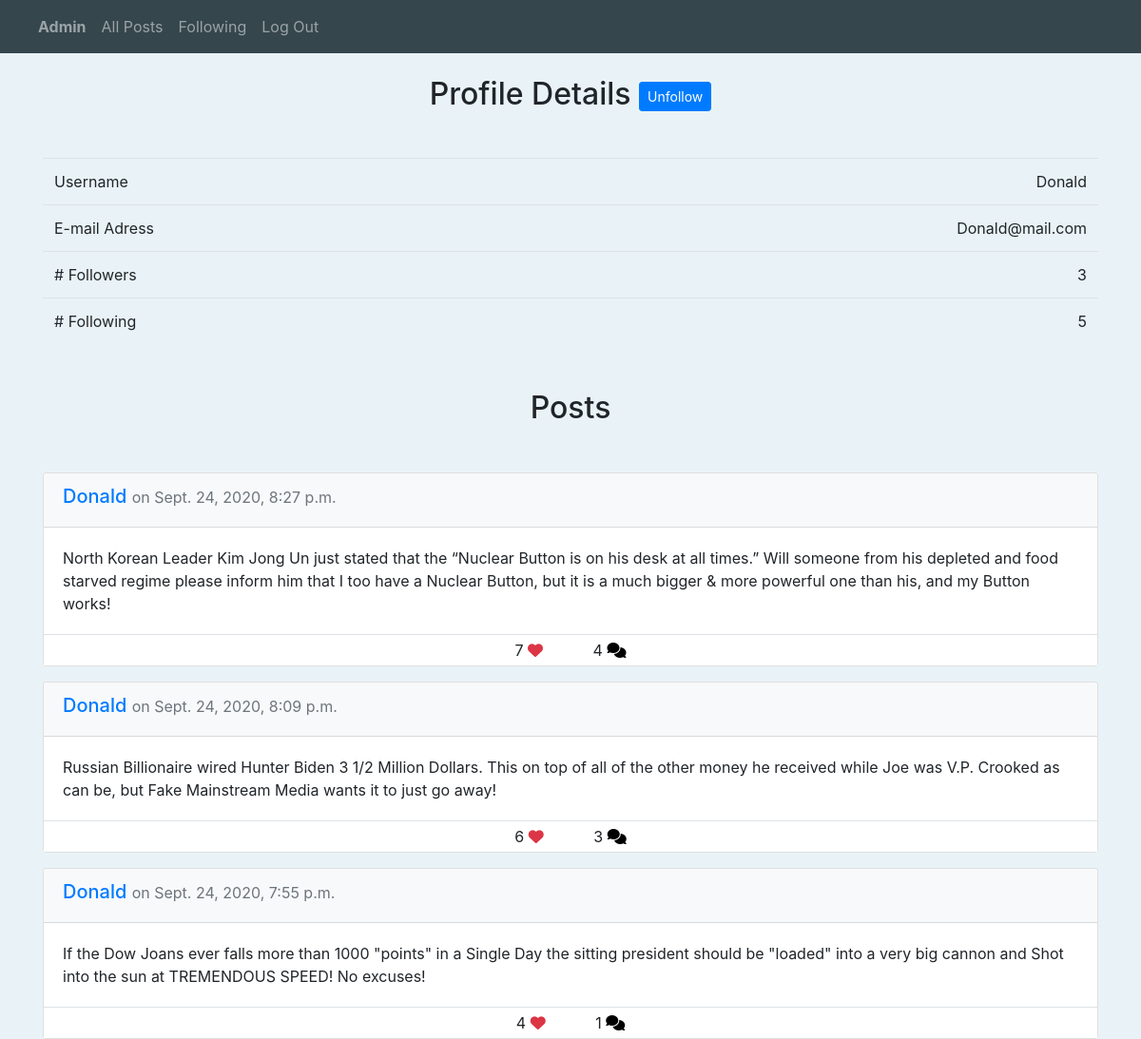
/profile/Donald (signed in), run on the app's committed database.
### network/models.py (models this page shows, shortened)
class User(AbstractUser):
    likes = models.ManyToManyField("Post", blank=True,
            related_name="likes")
    follows = models.ManyToManyField("self", blank=True, symmetrical=False,
              related_name="followers", default=0)
    def __str__(self):
        return f"{self.username}"

class Post(models.Model):
    creator = models.ForeignKey(User, related_name="posts",
                on_delete=models.CASCADE)
    timestamp = models.DateTimeField(auto_now_add=True)
    content = models.TextField(max_length=10000)

class Comment(models.Model):
    creator = models.ForeignKey(User, related_name="comments",
              on_delete=models.CASCADE)
    content = models.TextField(max_length=10000)
    post = models.ForeignKey(Post, related_name="comments",
           on_delete=models.CASCADE)
    timestamp = models.DateTimeField(auto_now_add=True)

### network/views.py (the view)
# urls.py: path("profile/<str:username>", views.profile, name="profile"),
def profile(request, username):
    profile = User.objects.get(username=username)
    content = getPaginator(request, profile.posts.order_by("-timestamp"))
    content["profile"] = profile
    return render(request, "network/profile.html", content)

### network/utils.py (called while the page is built)
def getPaginator(request, data):
    p = Paginator(data, 10)
    page_number = request.GET.get("page", 1)
    page = p.get_page(page_number)
    if page.has_previous():
        previousURL = f"?page={page.previous_page_number()}"
    else:
        previousURL = ''
    if page.has_next():
        nextURL = f"?page={page.next_page_number()}"
    else:
        nextURL = ''
    content = {"page": page, "previousURL": previousURL, "nextURL": nextURL}
    return content

### network/templates/network/profile.html (shortened to what this page needs)
{% extends "network/layout.html" %}
{% block body %}
<div class="container">
    <h2 class="text-center pt-4">
        Profile Details
        {% if user.is_authenticated and request.user != profile %}
            {% if profile not in request.user.follows.all %}
                <button class="btn btn-primary btn-sm align-middle" id="followBtn">
                    Follow
                </button>
            {% else %}
                <button class="btn btn-primary btn-sm align-middle" id="followBtn">
                    Unfollow
                </button>
            {% endif %}
        {% endif %}
    </h2>
    <table class="table mt-5 mb-4 responsive">
        <tbody>
            <tr>
                <td> Username </td>
                <td class="text-right">{{ profile.username }}</td>
            </tr>
            <tr>
                <td>E-mail Adress</td>
                <td class="text-right">{{ profile.email }}</td>
            </tr>
            <tr>
                <td># Followers</td>
                <td class="text-right">{{ profile.followers.all | length }}</td>
            </tr>
            <tr>
                <td># Following</td>
                <td class="text-right">{{ profile.follows.all | length }}</td>
            </tr>
        </tbody>
    </table>
    <h2 class="text-center my-5">Posts</h2>
</div>
{% endblock %}

### network/templates/network/layout.html (shortened to what this page needs)
{% load static %}
<!DOCTYPE html>
<html lang="en">
    <head>
        <link rel="stylesheet" href="https://stackpath.bootstrapcdn.com/bootstrap/4.4.1/css/bootstrap.min.css">
        <link href="{% static 'network/styles.css' %}" rel="stylesheet">
    </head>
    <body>
        <nav class="navbar navbar-expand-lg navbar-dark navbar-fixed-top">
            <div class="nav">
              <ul class="navbar-nav mr-auto">
                {% if user.is_authenticated %}
                    <li class="nav-item">
                        <a class="nav-link" href="{% url 'profile' user.username %}"><strong>{{ user.username }}</strong></a>
                    </li>
                {% endif %}
                <li class="nav-item">
                  <a class="nav-link" href="{% url 'index' %}">All Posts</a>
                </li>
                {% if user.is_authenticated %}
                    <li class="nav-item">
                        <a class="nav-link" href="{% url 'following' %}">Following</a>
                    </li>
                    <li class="nav-item">
                        <a class="nav-link" href="{% url 'logout' %}">Log Out</a>
                    </li>
                {% endif %}
              </ul>
            </div>
          </nav>
        <div class="body">
            {% block body %}
            {% endblock %}
            <div class="container d-block mt-3">
                {% for post in page.object_list %}
                <div class="card my-3">
                    <div class="card-header bg-light">
                        <h5><a href="{% url 'profile' post.creator %}">{{ post.creator }}</a>
                            <small class="text-muted"> on {{ post.timestamp }}</small>
                        </h5>
                    </div>
                    <div class="card-body">
                        <p class="card-text content">{{ post.content }}</p>
                    </div>
                    <div class=" border-top py-1 bg-white row-fluid text-center">
                        <span class="">
                            <span id="num_likes">{{ post.likes.all | length }}</span>
                            {% if not user.is_authenticated %}
                                <i class="fa fa-heart text-danger"></i>
                            {% elif user in post.likes.all %}
                                <button id="likeBtn" class="bg-transparent border-0 p-0 m-0"><i class="fa fa-heart text-danger"></i></button>
                            {% else %}
                                <button id="likeBtn" class="bg-transparent border-0 p-0 m-0"><i class="far fa-heart text-danger"></i></button>
                            {% endif %}
                        </span>
                        <span class="ml-5">
                            <span id="num_comments">{{ post.comments.all | length }}</span>
                            <a href="{% url 'post' post.id%}"><button id="commentsBtn" class="bg-transparent border-0 p-0 m-0"><i class="fas fa-comments"></i></button></a>
                        </span>
                    </div>
                </div>
                {% empty %}
                    {% if currentPage == "following" %}
                        <h4 class="text-center mt-4">You are currenty not following anybody...</h4>
                    {% elif currentPage == "index" %}
                        <h4 class="text-center mt-4">No posts exist currently...</h4>
                    {% endif %}
                {% endfor %}
            </div>
        </div>
    </body>
</html>

### network/static/network/styles.css (style rules this page uses)
.content { white-space: pre-line; }
.body, html { margin: 0; height: 100%; background-color: #e9f3f7; }
.navbar { background-color: #35464d; }

### data on the page
User: username "Admin"
User: username "Donald", email "Donald@mail.com", followers.all|length "3", follows.all|length "5"
Post: creator "Donald", timestamp "Sept. 24, 2020, 8:27 p.m.", content "North Korean Leader Kim Jong Un just stated that the “Nuclear Button is on his desk at all times.” Will someone from his depleted and food starved regime please inform him that I too have a Nuclear Button, but it is a much bigger & more powerful one than his, and my Button works!", likes.all|length "7", comments.all|length "4"
Post: creator "Donald", timestamp "Sept. 24, 2020, 8:09 p.m.", content "Russian Billionaire wired Hunter Biden 3 1/2 Million Dollars. This on top of all of the other money he received while Joe was V.P. Crooked as can be, but Fake Mainstream Media wants it to just go away!", likes.all|length "6", comments.all|length "3"
Post: creator "Donald", timestamp "Sept. 24, 2020, 7:55 p.m.", content "If the Dow Joans ever falls more than 1000 \"points\" in a Single Day the sitting president should be \"loaded\" into a very big cannon and Shot into the sun at TREMENDOUS SPEED! No excuses!", likes.all|length "4", comments.all|length "1"
